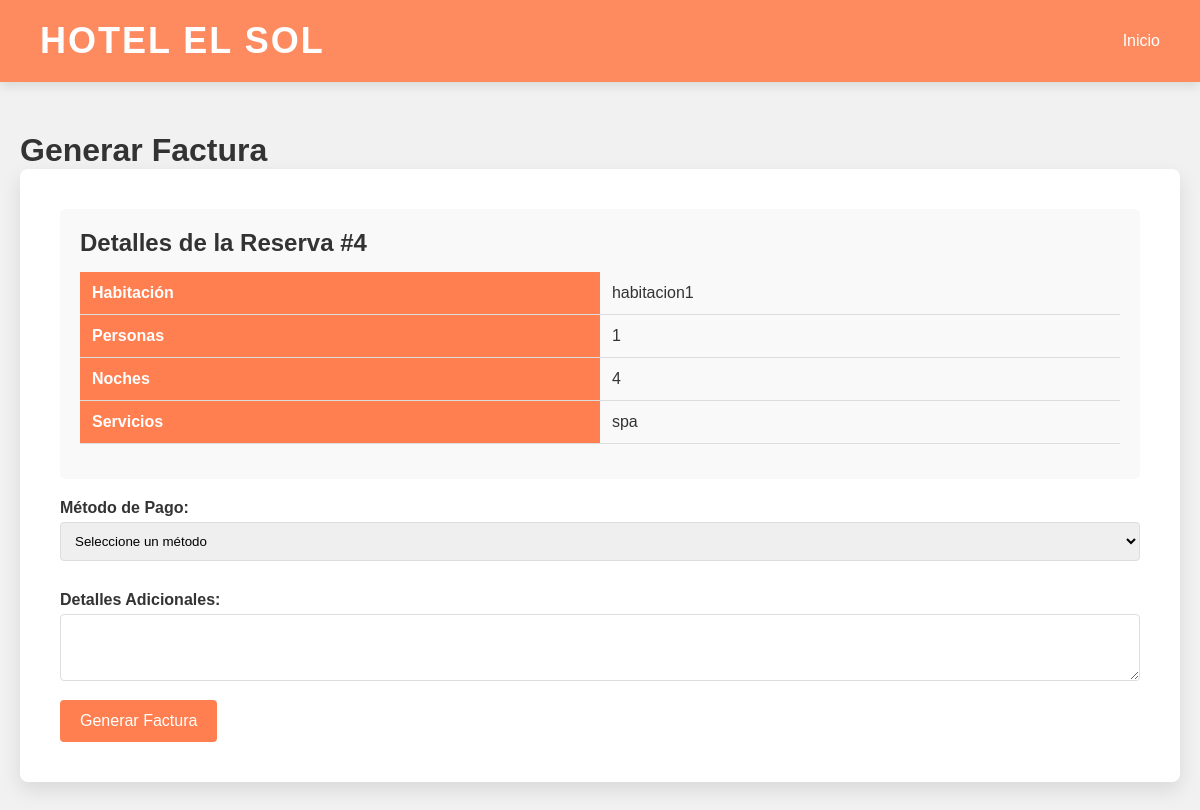
/Hotel/facturar.php?id=4, run on the app's committed database.
### tables this page shows
CREATE TABLE `reservas` (
  `id` int(11) NOT NULL,
  `habitacion` varchar(100) NOT NULL,
  `personas` int(11) NOT NULL,
  `noches` int(11) NOT NULL,
  `servicios` text DEFAULT NULL,
  `fecha` timestamp NOT NULL DEFAULT current_timestamp()
);

### Hotel/facturar.php (the view, shortened to what this page needs)
<?php
$host = "localhost";
$usuario = "root";
$contrasena = "";
$basedatos = "hotel";
$conn = new mysqli($host, $usuario, $contrasena, $basedatos);
$reserva_id = isset($_GET['id']) ? intval($_GET['id']) : 0;
$mostrar_formulario = true;
$mensaje_exito = '';
$reserva = [];
if ($reserva_id > 0) {
    $query = "SELECT * FROM reservas WHERE id = ?";
    $stmt = $conn->prepare($query);
    $stmt->bind_param("i", $reserva_id);
    $stmt->execute();
    $result = $stmt->get_result();
    $reserva = $result->fetch_assoc();
}
?>
<!DOCTYPE html>
<html lang="es">
<head>
</head>
<body>
    <div class="navbar">
        <div class="titulo">Hotel El Sol</div>
        <div class="nav-botones">
            <a href="inicio.php" style="color: white; text-decoration: none;">Inicio</a>
        </div>
    </div>
    <main class="contenedor-central">
        <h1>Generar Factura</h1>
        <?php if (!empty($mensaje_exito)): ?>
            <?php echo $mensaje_exito; ?>
        <?php elseif (!empty($reserva) && $mostrar_formulario): ?>
        <div class="formulario-factura">
            <div class="detalles-reserva">
                <h2>Detalles de la Reserva #<?php echo $reserva_id; ?></h2>
                <table>
                    <tr>
                        <th>Habitación</th>
                        <td><?php echo htmlspecialchars($reserva['habitacion']); ?></td>
                    </tr>
                    <tr>
                        <th>Personas</th>
                        <td><?php echo htmlspecialchars($reserva['personas']); ?></td>
                    </tr>
                    <tr>
                        <th>Noches</th>
                        <td><?php echo htmlspecialchars($reserva['noches']); ?></td>
                    </tr>
                    <tr>
                        <th>Servicios</th>
                        <td><?php echo htmlspecialchars($reserva['servicios']); ?></td>
                    </tr>
                </table>
            </div>
            <form action="" method="POST">
                <label for="metodo_pago">Método de Pago:</label>
                <select id="metodo_pago" name="metodo_pago" required>
                    <option value="">Seleccione un método</option>
                </select>
                <label for="detalles">Detalles Adicionales:</label>
                <textarea id="detalles" name="detalles" rows="3"></textarea>
                <button type="submit" name="generar_factura">Generar Factura</button>
            </form>
        </div>
        <?php endif; ?>
    </main>
</body>
</html>

### Hotel/facturar.php (style rules this page uses)
* { margin: 0; padding: 0; box-sizing: border-box; }
body { font-family: 'Arial', sans-serif; background-color: #f1f1f1; background-image: url('img/fondo-tile.jpg'); background-repeat: repeat; color: #333; }
.navbar { background-color: rgba(255, 127, 80, 0.9); color: #fff; padding: 20px 40px; display: flex; justify-content: space-between; align-items: center; box-shadow: 0 4px 10px rgba(0, 0, 0, 0.1); }
.navbar .titulo { font-size: 36px; font-weight: bold; text-transform: uppercase; letter-spacing: 2px; }
.contenedor-central { max-width: 1200px; margin: 50px auto; padding: 0 20px; }
.formulario-factura { background-color: #fff; padding: 40px; border-radius: 8px; box-shadow: 0 8px 20px rgba(0, 0, 0, 0.1); }
.detalles-reserva { background-color: #f9f9f9; padding: 20px; border-radius: 5px; margin-bottom: 20px; }
table { width: 100%; border-collapse: collapse; margin: 15px 0; }
th, td { padding: 12px; text-align: left; border-bottom: 1px solid #ddd; }
th { background-color: #FF7F50; color: white; }
label { display: block; margin: 15px 0 5px; font-weight: bold; }
select, textarea { width: 100%; padding: 10px; margin-bottom: 15px; border: 1px solid #ddd; border-radius: 4px; }
button, .boton-inicio { background-color: #FF7F50; color: white; border: none; padding: 12px 20px; border-radius: 4px; cursor: pointer; font-size: 16px; text-decoration: none; display: inline-block; }

### data on the page
reservas: habitacion "habitacion1", personas "1", noches "4", servicios "spa"

### other printed values
$reserva_id "4"
